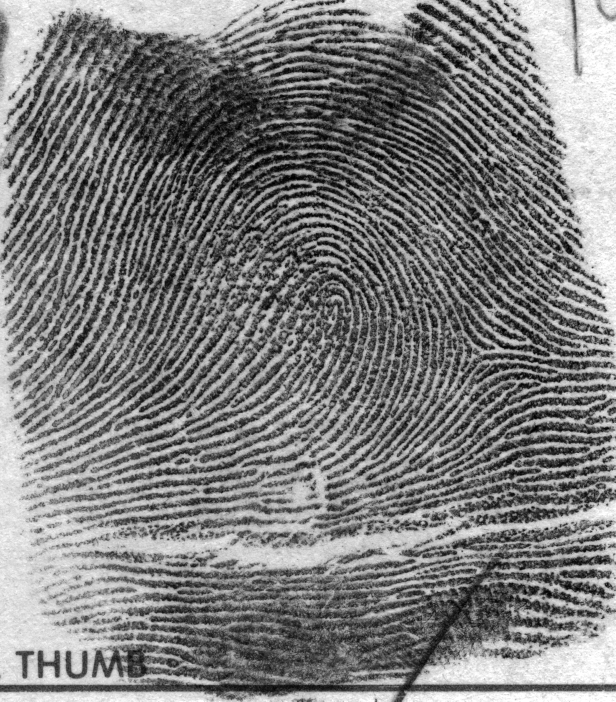
#> input picture img/002-06.jp2, 1231 x 1403 px (shown at 1/2 size)
$ python -i image.py   (imports and definitions only)   (older library calls are emulated)
#> lines starting #> are read from the running program, lines starting #| are printed output that depends on the picture
#> further down, picture is the input picture: shape (1403, 1231, 3); min 0, max 255, mean 125.3
from __future__ import annotations
import os
import cv2
import numpy as np
import numpy.typing as npt

from pathlib import Path

from .contrast_types import ContrastTypes, ThresholdFlags

from typing import Dict


class Image:
    def __init__(self, image):
        self.image: npt.NDArray = image

    def image_to_grayscale(self) -> None:
        self.image = cv2.cvtColor(self.image, cv2.COLOR_BGR2GRAY)

    def image_to_color(self) -> None:
        self.image = cv2.cvtColor(self.image, cv2.COLOR_GRAY2RGB)

    def calculate_histogram(self) -> None:
        return cv2.calcHist(self.image, [0], None, [256], [0, 256])

    # [22 lines left out: function calculate_threshold, not called in this run]

    def invert_binary(self) -> None:
        self.image = cv2.bitwise_not(self.image)

    # [18 lines left out: function apply_contrast, not called in this run]

    def apply_sobel_2d(self) -> None:
        # The Sobel kernels can also be thought of as 3×3 approximations to first-derivative-of-Gaussian kernels.
        Dxf = cv2.Sobel(self.image, cv2.CV_8UC1, 1, 0, ksize=3)  # X
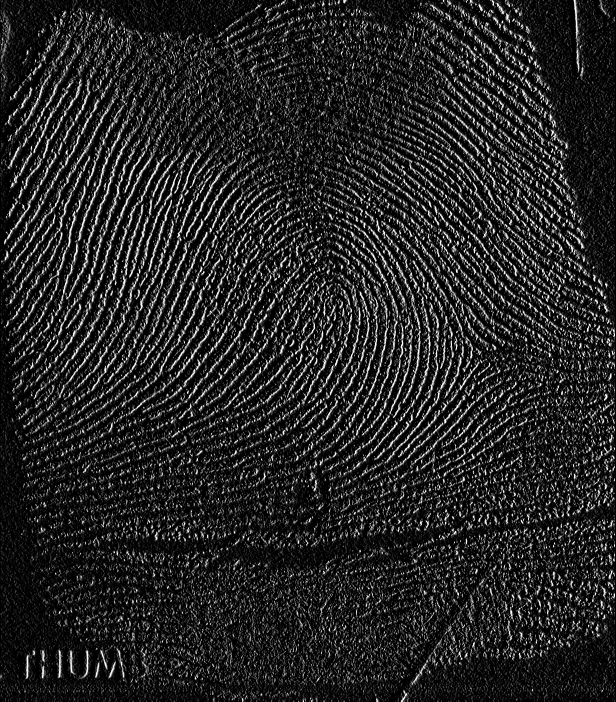
#> Dxf: shape (1403, 1231, 3) (shown at 1/2 size); min 0, max 255, mean 37
        Dyf = cv2.Sobel(self.image, cv2.CV_8UC1, 0, 1, ksize=3)  # Y
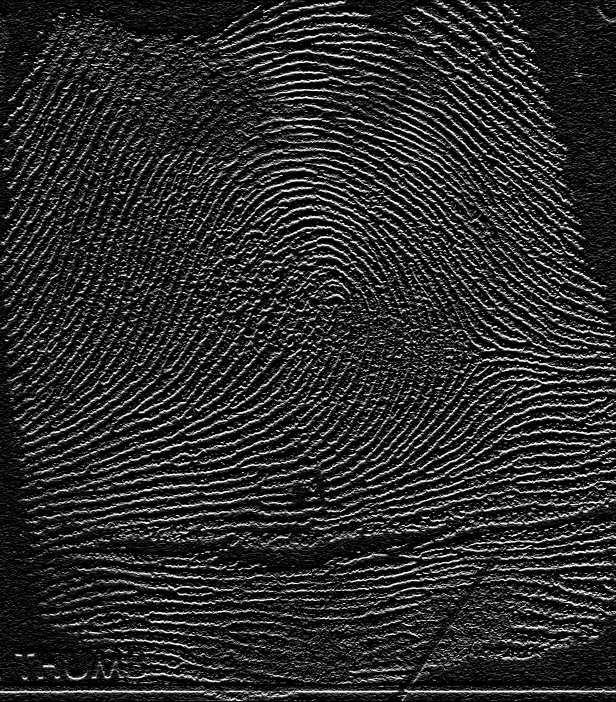
#> Dyf: shape (1403, 1231, 3) (shown at 1/2 size); min 0, max 255, mean 43

        self.image = cv2.Sobel(Dxf, cv2.CV_8UC1, 0, 1, ksize=3)
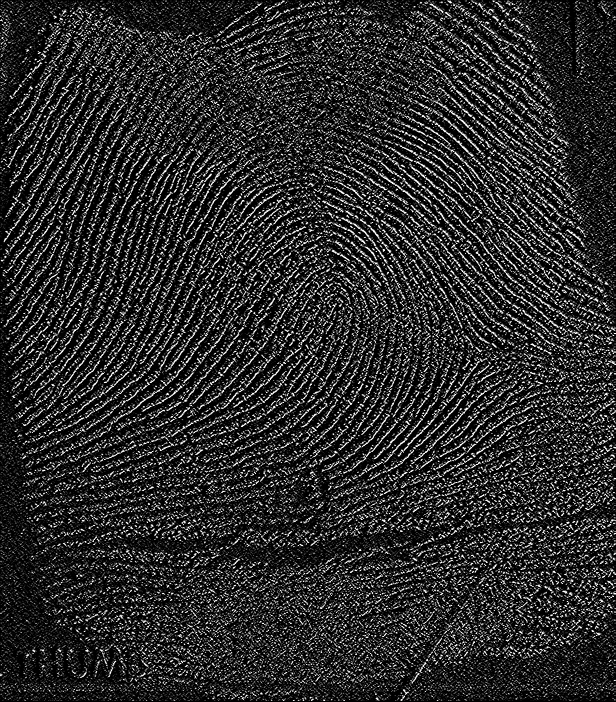
#> self.image: shape (1403, 1231, 3) (shown at 1/2 size); min 0, max 255, mean 44.4

        return Dxf, Dyf

    # [5 lines left out: function apply_gabor, not called in this run]

    def apply_median(self, ksize=3) -> None:
        self.image = cv2.medianBlur(self.image, ksize=ksize)

    def apply_gaussian(self, ksize=23, sigma=8) -> None:
        self.image = cv2.GaussianBlur(
            self.image, (ksize, ksize), cv2.BORDER_DEFAULT)

    def apply_box_filer(self, ddepth=0, ksize=(21, 21), anchor=(-1, -1), normalize=True) -> None:
        self.image = cv2.boxFilter(self.image, ddepth, ksize, anchor=anchor,
                                   normalize=normalize, borderType=cv2.BORDER_DEFAULT)

    def apply_mask(self, mask: 'Image') -> None:
        self.image = cv2.bitwise_and(self.image, self.image, mask=mask.image)

    # [6 lines left out: function mask_fill, not called in this run]

    def save(self, path: Path, name: str, ext: str) -> None:
        fname = os.path.join(path, name + ext)
        cv2.imwrite(fname, self.image)

    # [25 lines left out: functions show, save_fig, save_img, not called in this run]

>>> import cv2
>>> picture = cv2.imread('../../img/002-06.jp2')
>>> result = Image(picture).apply_sobel_2d()

$ run again, on img/B111.jp2
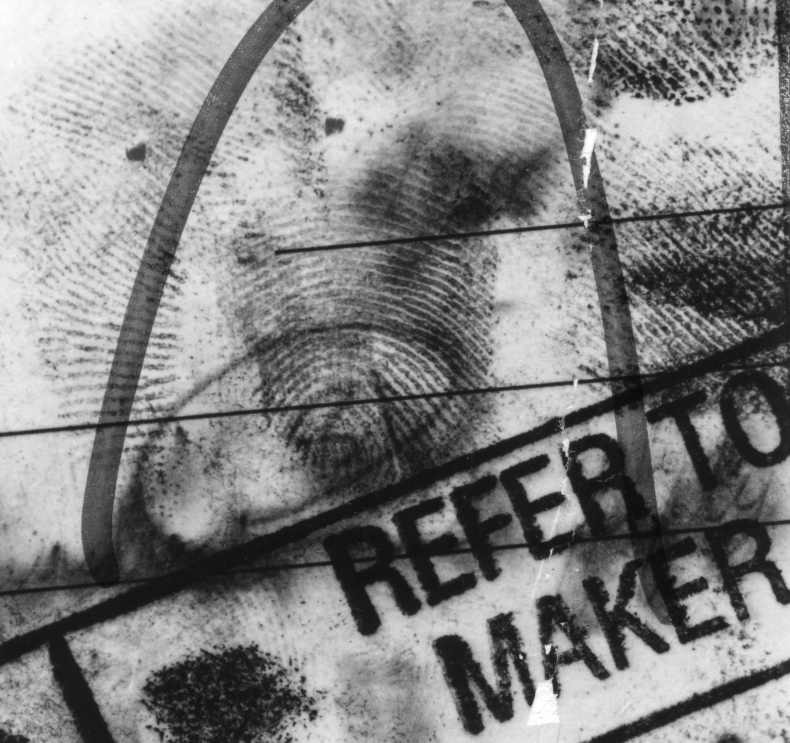
#> input picture img/B111.jp2, 1580 x 1485 px (shown at 1/2 size)
#> picture is the input picture: shape (1485, 1580, 3); min 10, max 255, mean 132.4
#> in apply_sobel_2d, `Dyf = cv2.Sobel(self.image, cv2.CV_8UC1, 0, 1, ksize=3)`:
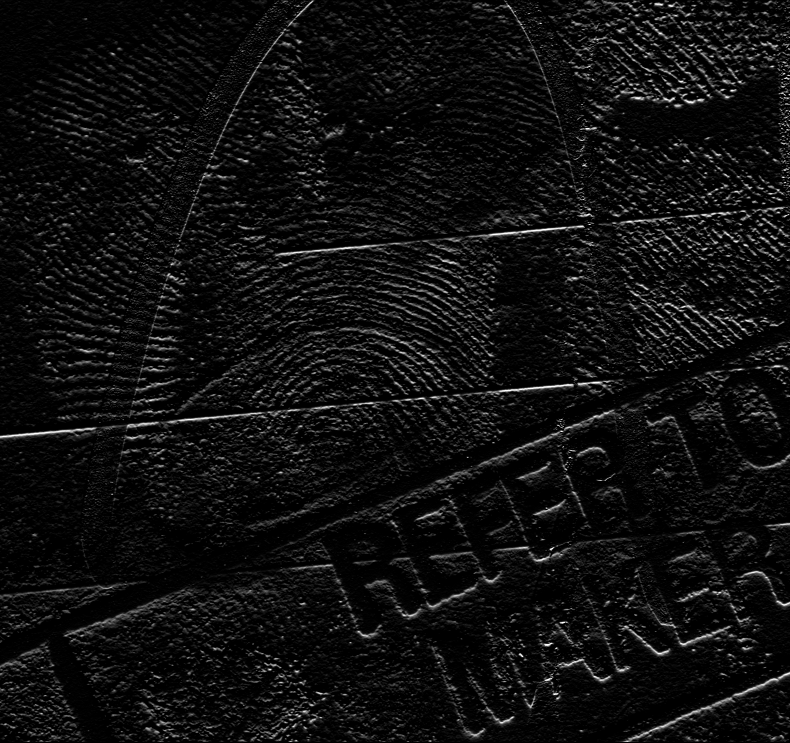
#> Dyf: shape (1485, 1580, 3) (shown at 1/2 size); min 0, max 255, mean 15.5
#> in apply_sobel_2d, `self.image = cv2.Sobel(Dxf, cv2.CV_8UC1, 0, 1, ksize=3)`:
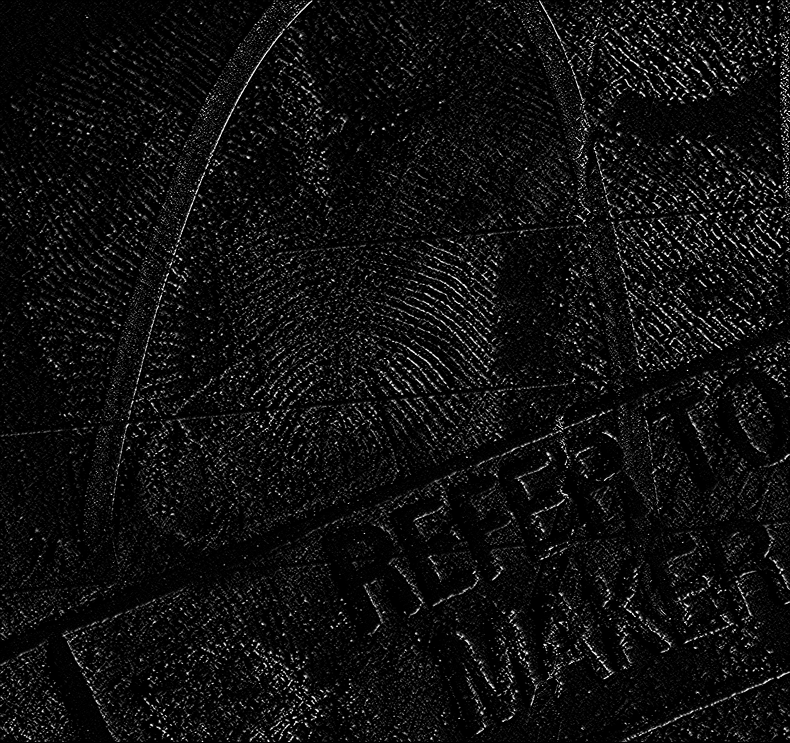
#> self.image: shape (1485, 1580, 3) (shown at 1/2 size); min 0, max 255, mean 15.7
